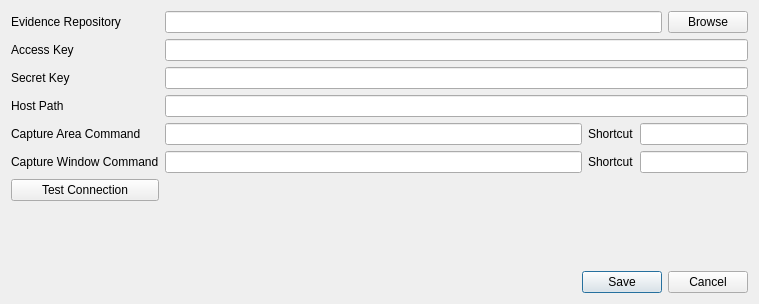
<?xml version="1.0" encoding="UTF-8"?>
<ui version="4.0">
 <class>Settings</class>
 <widget class="QDialog" name="Settings">
  <property name="geometry">
   <rect>
    <x>0</x>
    <y>0</y>
    <width>759</width>
    <height>304</height>
   </rect>
  </property>
  <property name="windowTitle">
   <string>Settings</string>
  </property>
  <layout class="QGridLayout" name="gridLayout">
   <item row="4" column="2">
    <widget class="QLabel" name="_shortcutLabel">
     <property name="text">
      <string>Shortcut</string>
     </property>
    </widget>
   </item>
   <item row="5" column="1">
    <widget class="QLineEdit" name="captureWindowCmdTextBox"/>
   </item>
   <item row="5" column="2">
    <widget class="QLabel" name="_captureWindowShortcutLabel">
     <property name="text">
      <string>Shortcut</string>
     </property>
    </widget>
   </item>
   <item row="6" column="0">
    <widget class="QPushButton" name="testHostButton">
     <property name="text">
      <string>Test Connection</string>
     </property>
    </widget>
   </item>
   <item row="4" column="0">
    <widget class="QLabel" name="_screenshotCmdLabel">
     <property name="text">
      <string>Capture Area Command</string>
     </property>
    </widget>
   </item>
   <item row="2" column="1" colspan="4">
    <widget class="QLineEdit" name="secretKeyTextBox"/>
   </item>
   <item row="9" column="0" colspan="5">
    <spacer name="verticalSpacer">
     <property name="orientation">
      <enum>Qt::Vertical</enum>
     </property>
     <property name="sizeHint" stdset="0">
      <size>
       <width>20</width>
       <height>40</height>
      </size>
     </property>
    </spacer>
   </item>
   <item row="2" column="0">
    <widget class="QLabel" name="_secretKeyLabel">
     <property name="text">
      <string>Secret Key</string>
     </property>
    </widget>
   </item>
   <item row="1" column="1" colspan="4">
    <widget class="QLineEdit" name="accessKeyTextBox"/>
   </item>
   <item row="0" column="0">
    <widget class="QLabel" name="_imgRepoLabel">
     <property name="text">
      <string>Evidence Repository</string>
     </property>
    </widget>
   </item>
   <item row="3" column="0">
    <widget class="QLabel" name="_hostPathLabel">
     <property name="text">
      <string>Host Path</string>
     </property>
    </widget>
   </item>
   <item row="4" column="1">
    <widget class="QLineEdit" name="screenshotCmdTextBox"/>
   </item>
   <item row="0" column="4">
    <widget class="QPushButton" name="eviRepoBrowseButton">
     <property name="text">
      <string>Browse</string>
     </property>
    </widget>
   </item>
   <item row="1" column="0">
    <widget class="QLabel" name="_accessKeyLabel">
     <property name="text">
      <string>Access Key</string>
     </property>
    </widget>
   </item>
   <item row="3" column="1" colspan="4">
    <widget class="QLineEdit" name="hostPathTextBox"/>
   </item>
   <item row="0" column="1" colspan="3">
    <widget class="QLineEdit" name="eviRepoTextBox"/>
   </item>
   <item row="10" column="0" colspan="5">
    <widget class="QDialogButtonBox" name="buttonBox">
     <property name="autoFillBackground">
      <bool>true</bool>
     </property>
     <property name="orientation">
      <enum>Qt::Horizontal</enum>
     </property>
     <property name="standardButtons">
      <set>QDialogButtonBox::Cancel|QDialogButtonBox::Save</set>
     </property>
     <property name="centerButtons">
      <bool>false</bool>
     </property>
    </widget>
   </item>
   <item row="5" column="0">
    <widget class="QLabel" name="_captureWindowLabel">
     <property name="text">
      <string>Capture Window Command</string>
     </property>
    </widget>
   </item>
   <item row="4" column="3" colspan="2">
    <widget class="QLineEdit" name="screenshotShortcutTextBox"/>
   </item>
   <item row="5" column="3" colspan="2">
    <widget class="QLineEdit" name="captureWindowShortCutTextBox"/>
   </item>
   <item row="6" column="1" colspan="4">
    <widget class="QLabel" name="statusIconLabel">
     <property name="text">
      <string/>
     </property>
    </widget>
   </item>
  </layout>
 </widget>
 <tabstops>
  <tabstop>eviRepoTextBox</tabstop>
  <tabstop>eviRepoBrowseButton</tabstop>
  <tabstop>accessKeyTextBox</tabstop>
  <tabstop>secretKeyTextBox</tabstop>
  <tabstop>hostPathTextBox</tabstop>
  <tabstop>screenshotCmdTextBox</tabstop>
  <tabstop>screenshotShortcutTextBox</tabstop>
  <tabstop>captureWindowCmdTextBox</tabstop>
  <tabstop>captureWindowShortCutTextBox</tabstop>
  <tabstop>testHostButton</tabstop>
 </tabstops>
 <resources/>
 <connections>
  <connection>
   <sender>buttonBox</sender>
   <signal>accepted()</signal>
   <receiver>Settings</receiver>
   <slot>accept()</slot>
   <hints>
    <hint type="sourcelabel">
     <x>248</x>
     <y>254</y>
    </hint>
    <hint type="destinationlabel">
     <x>157</x>
     <y>274</y>
    </hint>
   </hints>
  </connection>
  <connection>
   <sender>buttonBox</sender>
   <signal>rejected()</signal>
   <receiver>Settings</receiver>
   <slot>reject()</slot>
   <hints>
    <hint type="sourcelabel">
     <x>316</x>
     <y>260</y>
    </hint>
    <hint type="destinationlabel">
     <x>286</x>
     <y>274</y>
    </hint>
   </hints>
  </connection>
 </connections>
</ui>
